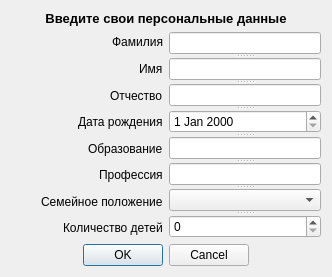
<?xml version="1.0" encoding="UTF-8"?>
<ui version="4.0">
 <class>Registration</class>
 <widget class="QDialog" name="Registration">
  <property name="geometry">
   <rect>
    <x>0</x>
    <y>0</y>
    <width>328</width>
    <height>275</height>
   </rect>
  </property>
  <property name="windowTitle">
   <string>Dialog</string>
  </property>
  <layout class="QVBoxLayout" name="verticalLayout">
   <item>
    <widget class="QLabel" name="label_17">
     <property name="minimumSize">
      <size>
       <width>310</width>
       <height>0</height>
      </size>
     </property>
     <property name="text">
      <string>&lt;html&gt;&lt;head/&gt;&lt;body&gt;&lt;p align=&quot;center&quot;&gt;&lt;span style=&quot; font-size:10pt; font-weight:600;&quot;&gt;Введите свои персональные данные&lt;/span&gt;&lt;/p&gt;&lt;/body&gt;&lt;/html&gt;</string>
     </property>
    </widget>
   </item>
   <item>
    <layout class="QGridLayout" name="gridLayout">
     <item row="0" column="1">
      <widget class="QSplitter" name="splitter">
       <property name="orientation">
        <enum>Qt::Vertical</enum>
       </property>
       <widget class="QLineEdit" name="surname"/>
       <widget class="QLineEdit" name="name"/>
       <widget class="QLineEdit" name="lastName"/>
       <widget class="QDateEdit" name="birthday"/>
       <widget class="QLineEdit" name="education"/>
       <widget class="QLineEdit" name="profession"/>
       <widget class="QComboBox" name="marritalStatus"/>
       <widget class="QSpinBox" name="numberOfChildren"/>
      </widget>
     </item>
     <item row="0" column="0">
      <layout class="QVBoxLayout" name="verticalLayout_2">
       <item>
        <widget class="QLabel" name="label_14">
         <property name="inputMethodHints">
          <set>Qt::ImhNone</set>
         </property>
         <property name="text">
          <string>&lt;html&gt;&lt;head/&gt;&lt;body&gt;&lt;p align=&quot;right&quot;&gt;Фамилия&lt;/p&gt;&lt;/body&gt;&lt;/html&gt;</string>
         </property>
         <property name="textInteractionFlags">
          <set>Qt::LinksAccessibleByMouse</set>
         </property>
        </widget>
       </item>
       <item alignment="Qt::AlignRight">
        <widget class="QLabel" name="label_15">
         <property name="text">
          <string>Имя</string>
         </property>
        </widget>
       </item>
       <item alignment="Qt::AlignRight">
        <widget class="QLabel" name="label_16">
         <property name="text">
          <string>Отчество</string>
         </property>
        </widget>
       </item>
       <item alignment="Qt::AlignRight">
        <widget class="QLabel" name="label_18">
         <property name="text">
          <string>Дата рождения</string>
         </property>
        </widget>
       </item>
       <item alignment="Qt::AlignRight">
        <widget class="QLabel" name="label_19">
         <property name="text">
          <string>Образование</string>
         </property>
        </widget>
       </item>
       <item alignment="Qt::AlignRight">
        <widget class="QLabel" name="label_20">
         <property name="text">
          <string>Профессия</string>
         </property>
        </widget>
       </item>
       <item alignment="Qt::AlignRight">
        <widget class="QLabel" name="label_23">
         <property name="text">
          <string>Семейное положение</string>
         </property>
        </widget>
       </item>
       <item alignment="Qt::AlignRight">
        <widget class="QLabel" name="label_24">
         <property name="text">
          <string>Количество детей</string>
         </property>
        </widget>
       </item>
      </layout>
     </item>
    </layout>
   </item>
   <item alignment="Qt::AlignHCenter">
    <widget class="QDialogButtonBox" name="okCancelRegistration">
     <property name="standardButtons">
      <set>QDialogButtonBox::Cancel|QDialogButtonBox::Ok</set>
     </property>
    </widget>
   </item>
  </layout>
 </widget>
 <resources/>
 <connections/>
</ui>
